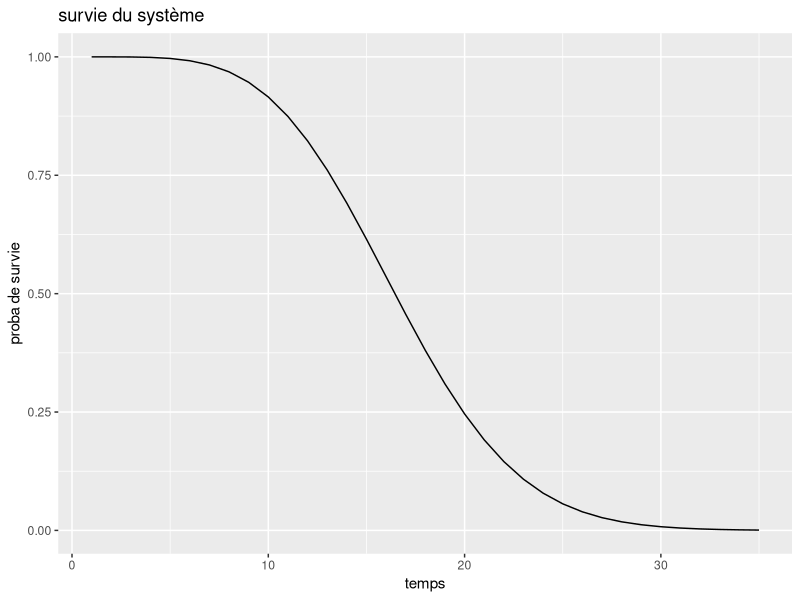
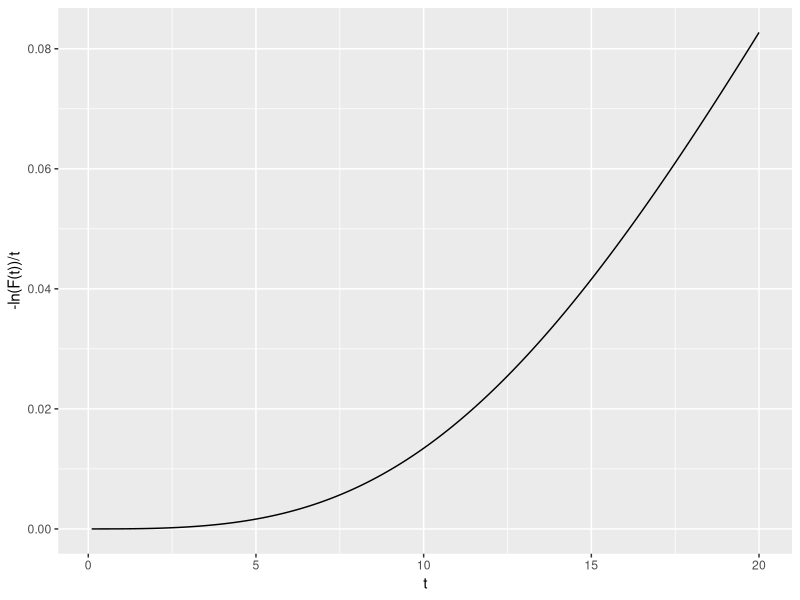
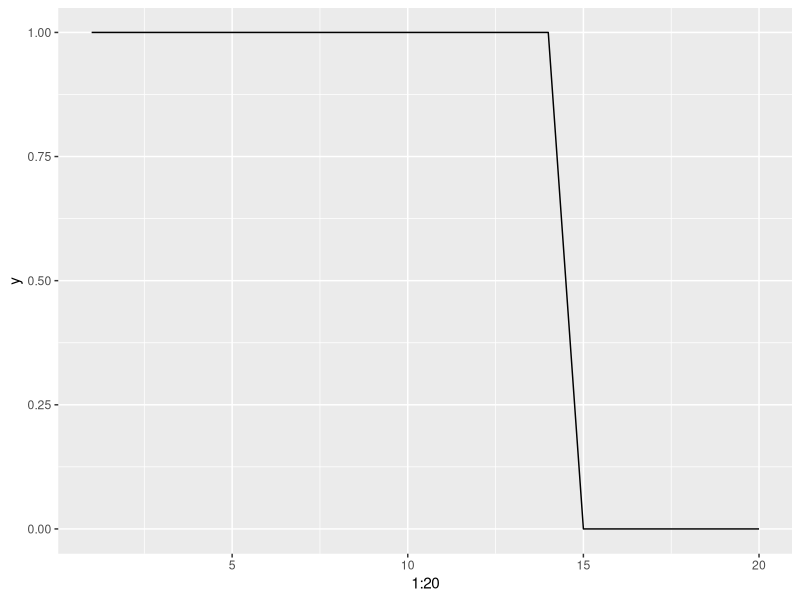
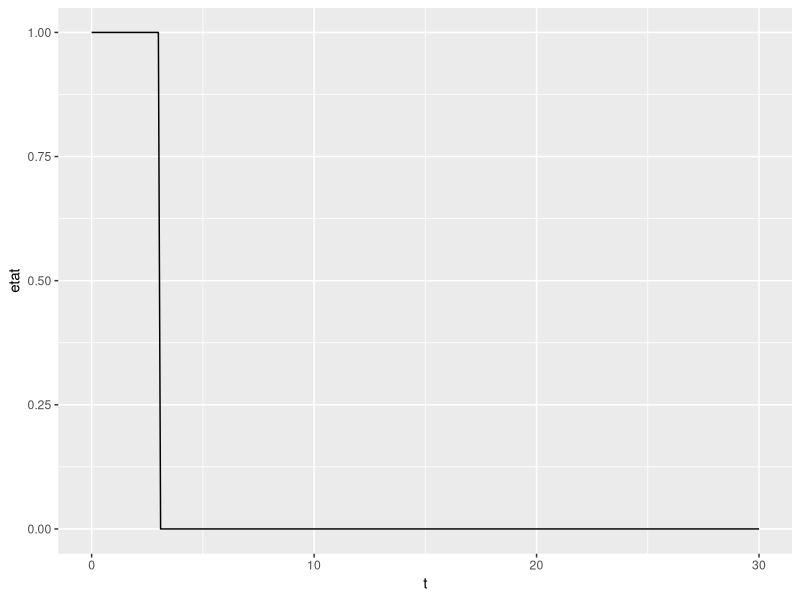
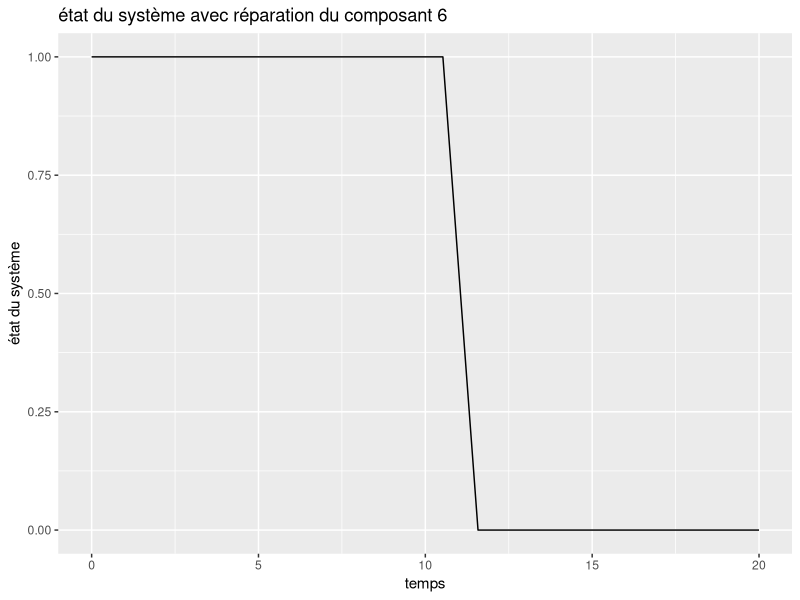

These figures' R source, in order:
library(magrittr)
library(dplyr)
library(ggplot2)

# TP 1 

## Question 1

phi <- function(x){
  rep <- ((x[3]*(1-(1-x[1])*(1-x[2]))*(1-(1-x[4])*(1-x[5])))+(1-x[3])*(1-(1-x[1]*x[4])*(1-x[2]*x[5])))*(1-(1-x[6]*x[7])*(1-x[8])*(1-x[9]))
  return(rep)
}

## Question 2

phi_function <- function(loi, lambda, beta, t){
  R1 <- 1-loi(t, shape = beta, scale = lambda)
  R2 <- 1-loi(t, shape = beta, scale = lambda)
  R3 <- 1-loi(t, shape = beta, scale = lambda)
  R4 <- 1-loi(t, shape = beta, scale = lambda)
  R5 <- 1-loi(t, shape = beta, scale = lambda)
  R6 <- 1-loi(t, shape = beta, scale = lambda)
  R7 <- 1-loi(t, shape = beta, scale = lambda)
  R8 <- 1-loi(t, shape = beta, scale = lambda)
  R9 <- 1-loi(t, shape = beta, scale = lambda)
  rep <- ((R3[t]*(1-(1-R1[t])*(1-R2[t]))*(1-(1-R4[t])*(1-R5[t])))+(1-R3[t])*(1-(1-R1[t]*R4[t])*(1-R2[t]*R5[t])))*(1-(1-R6[t]*R7[t])*(1-R8[t])*(1-R9[t]))
  return(rep)
}




## Question 3

# plot(phi_function(pweibull, 20, 2, 0:35), type = 'l')

g <- ggplot() +
  geom_line(aes(x = 1:35, y = phi_function(pweibull, 20, 2, 0:35))) +
  labs(title = "survie du système",
       x = "temps",
       y = "proba de survie")

g

## Question 4

# survie <- function(lambda, beta, t){
#   R1 <- 1-pweibull(t, shape = beta, scale = lambda)
#   R2 <- 1-pweibull(t, shape = beta, scale = lambda)
#   R3 <- 1-pweibull(t, shape = beta, scale = lambda)
#   R4 <- 1-pweibull(t, shape = beta, scale = lambda)
#   R5 <- 1-pweibull(t, shape = beta, scale = lambda)
#   R6 <- 1-pweibull(t, shape = beta, scale = lambda)
#   R7 <- 1-pweibull(t, shape = beta, scale = lambda)
#   R8 <- 1-pweibull(t, shape = beta, scale = lambda)
#   R9 <- 1-pweibull(t, shape = beta, scale = lambda)
#   rep <- -log(((R3[t]*(1-(1-R1[t])*(1-R2[t]))*(1-(1-R4[t])*(1-R5[t])))+(1-R3[t])*(1-(1-R1[t]*R4[t])*(1-R2[t]*R5[t])))*(1-(1-R6[t]*R7[t])*(1-R8[t])*(1-R9[t]))/t)
#   # rep <- -log(rep)/t
#   return(rep)
#   # rep <- -log(1 - phi_function(lambda, beta, t))/t
# }

survie <- function(lambda, beta, t){
  rep=NULL
  for(i in 1:length(t)){
    R1 <- 1-pweibull(t[i], shape = beta, scale = lambda)
    R2 <- 1-pweibull(t[i], shape = beta, scale = lambda)
    R3 <- 1-pweibull(t[i], shape = beta, scale = lambda)
    R4 <- 1-pweibull(t[i], shape = beta, scale = lambda)
    R5 <- 1-pweibull(t[i], shape = beta, scale = lambda)
    R6 <- 1-pweibull(t[i], shape = beta, scale = lambda)
    R7 <- 1-pweibull(t[i], shape = beta, scale = lambda)
    R8 <- 1-pweibull(t[i], shape = beta, scale = lambda)
    R9 <- 1-pweibull(t[i], shape = beta, scale = lambda)
    rep[i] <- -log(((R3*(1-(1-R1)*(1-R2))*(1-(1-R4)*(1-R5)))+(1-R3)*(1-(1-R1*R4)*(1-R2*R5)))*(1-(1-R6*R7)*(1-R8)*(1-R9)))/t[i]
  }
  return(rep)
}


# survie(20, 2, seq(0.1, 20, 0.1))

g <- ggplot() +
  geom_line(aes(x = seq(0.1, 20, 0.1), y = survie(20, 2, seq(0.1, 20, 0.1)))) +
  labs(x = "t",
       y = "-ln(F(t))/t")

g


# Question 5 
# simulation d'une loi de weibull avec la méthode des quantile. 

inverse_pweibull <- function(lambda, beta, u){
  rep <- lambda*(-(log(1-u)^(1/beta)))
  return(rep)
}

phi2 <- function(a, n, lambda, beta){
  t <- seq(0, a,length.out =n)
  y <- rep(0,n)
  u <- runif(9,0,1)
  x <- matrix(0, nrow = n, ncol = 9)
  
  for(i in 1:n){
    for(j in 1:9){
      if(t[i] < (lambda*(-log(u[j]))^(1/beta))){
        x[i,j] <- 1
      }
    }
    y[i] <- phi(x[i,])
  }
  return(y)
}
# phi2(4,20,2,1)
# plot(phi2(4,20,2,1),type="l")

g <- ggplot() +
  geom_line(aes(x = 1:20, y = phi2(4,20,2,1))) +
  labs(y = "y")

g

# Question 5 

# inverse_pweibull <- function(lambda, beta, u){
#   rep <- lambda*(-(log(1-u)^(1/beta)))
#   return(rep)
# }
# 
# phi2 <- function(lambda, beta, a, n){
#   u <- runif(9)
#   t <- seq(0, a, n)
#   x <- matrix(0, nrow = n, ncol = 9)
#   
#   for(i in 1:n){
#     for(j in 1:9){
#       if(t[i] < inverse_pweibull(lambda, beta, u)){
#         x[i,j] <- 1
#       }
#     }
#     rep[i] <- phi(x[i,])
#   }
# }

# Question 6

phi23 <- function(a, n, lambda, beta){
  t <- seq(0, a,length.out =n)
  y <- rep(0,n)
  u <- runif(9,0,1)
  x <- matrix(0, nrow = n, ncol = 9)
  for(i in 1:n){
    for(j in 1:9){
      if(t[i] < (lambda*(-log(u[j]))^(1/beta))){
        x[i,j] <- 1
      }
      
    }
    if (x[i,j]==0) { break }
    
  }
  return(i-1)
}
phi23(4,36,2,1)

# Question 7

n_realisation_T<-function(a, n, lambda, beta,ntot){
  vect=NULL
  for(i in 1:ntot){
    vect[i]=phi23(a, n, lambda, beta)
  }
  return(vect)
}
n_realisation_T(4,36,2,1,40)
sum(n_realisation_T(4,36,2,1,40))

mu=function(a, n, lambda, beta,ntot){
  v=n_realisation_T(a, n, lambda, beta,ntot)
  1/ntot*sum(v)
}
mu(4,36,2,1,40)

# Projet 2

## Question 1

phi <- function(x){
  rep <- (x[5]*((1-(1-x[1])*(1-x[2]))*(1-(1-x[3])*(1-x[4])))+(1-x[5])*(1-(1-x[1]*x[3])*(1-x[2]*x[4])))*x[6]*(1-(1-x[7]*x[10])*(1-x[8]*x[9]))
  return(rep)
}

# Question 2

lambda = 5
beta = 5
t <- seq(0, 30, 0.1)

simu_etat_systeme <- function(lambda, beta, t){
  X <- matrix(data = rep(0, 10*length(t)), ncol = 10, nrow = length(t))
  S <- rep(0,length(t))
  u <- runif(10, 0, 1)
  w <- rweibull(10, lambda, beta)
  max <- max(t)
  
  for(i in 1:length(t)){
    for(j in 1:10){
      if(t[i] < w[j]){
        X[i,j] <- 1
      }
    }
    S[i] <- phi(X[i,])
    if((S[i] == 0) && (S[i-1] == 1)){
      max <- t[i - 1]
    }
  }
  return(list(etat = S, last = max))
}

test <- simu_etat_systeme(lambda, beta, t)

g <- ggplot() +
  geom_line(aes(x = t, y = test[[1]])) +
  labs(x = "t",
       y = "etat")

g

# Simulation

simu_T <- function(n){
  n <- 100
  simu <- rep(-1, n)
  for(i in 1:n){
    simu[i] <- simu_etat_systeme(lambda, beta, t)[[2]]
  }
  return(simu)
}

n <- 100
simu <- simu_T(n)

esperance <- mean(simu)

confint <- c(mean(simu) - 1.96 * sd(simu)/sqrt(n), mean(simu) + 1.96 * sd(simu)/sqrt(n))

# code younes



# Exercice 3

# a <- 10
# n <- 100
# lambda <- 5
# beta <- 5
# inter <- 5
# t <- seq(0, a, length.out = n + 1)
# 
# phi2 <- function(a, n, lambda, beta, t, inter){
#   y <- rep(0,n)
#   u <- runif(10,0,1)
#   x <- matrix(0, nrow = n, ncol = 10)
#   p <- a/n*(1:n)*inter # p : vecteur qui contient les différents moments ou le méchanicien remet en marche la composante x[6]
#   # p ne donne pas ce que je veux
#   w <- rweibull(10, lambda, beta)
#   
#   for(i in 1:length(t)){
#     for(j in 1:10){
#       if(j == 6){
#         if(t[i] %in% p){
#           w[j] <- w[j] + t[i]
#         }
#       }
#       if(t[i] < w[j]){
#         x[i,j] <- 1
#       }
#     }
#     y[i] <- phi(x[i,])
#   }
#   return(y)
# }
# la fonction ne compile pas


# code camille

# Exercice 3
#  a

u=seq(0, 4,length.out =40)
# ----------------------------------------------------------------------------#
fonction_interval=function(n,inter,i){
  t=NULL
  d=NULL
  for (v in seq(1,n,inter)) {
    if(v==i){
      t[v]=1
    }
    else{
      t[v]=0
    }
  }
  t=t[!is.na(t)]
  t
  w=sum(t)
  if(w==0){
    d=0
  }
  else{
    d=1 
  }
  return(d)
}

fonction_interval(20,2,7)
seq(1,20,2)

#---------------------------------------------------------------------------#

phi2 <- function(a, n, lambda, beta,inter){
  t <- seq(0, a,length.out =n)
  y <- rep(0,n)
  u <- runif(10,0,1)
  x <- matrix(0, nrow = n, ncol = 10)
  
  for(i in 1:n){
    for(j in c(1,2,3,4,5,7,8,9,10)){
      if(t[i] < (lambda*(-log(u[j]))^(1/beta))){
        x[i,j] <- 1
      }
    }
  }
  d=0
  for(i in 1:n){
    if(t[i-d] < (lambda*(-log(u[6]))^(1/beta))){
      x[i,6] <- 1
    }
    if(fonction_interval(n,inter,i)==1 & x[i,6]==0){ 
      d <- i
      u[6] <- runif(1,0,1)
    }
  }
  # y[i] <- phi(x[i,])
  return(x)
}
(b=phi2(20,20,10,15,4))

phi3 <- function(a, n, lambda, beta,inter){
  y=NULL
  matrice=phi2(a, n, lambda, beta,inter)
  for (i in 1:n) {
    y[i]=phi(matrice[i,]) 
  }
  return(y)
}

a <- 20
n <- 20
lambda <- 15
beta <- 3
inter <- 7

(s=phi3(a,n,lambda,beta,inter))

g <- ggplot() +
  geom_line(aes(x = seq(0, a, length.out = n), y = phi3(a,n,lambda,beta,inter))) +
  labs(title = "état du système avec réparation du composant 6",
    x = "temps",
    y = "état du système")

g
#  b

#---   E(T)  ------------------------------------------------------

tp_i_de_panne <- function(a, n, lambda, beta,inter){
  y=NULL
  d=0
  matrice=phi2(a, n, lambda, beta,inter)
  for (i in 1:n) {
    y[i]=phi(matrice[i,]) 
  }
  for (i in n:1){
    if(y[i]==1 & i==n ){
      d=n
      break
    }
    if(y[i]==1){
      d=i+1
      break
    }
  }
  #  if(d==n){
  #    return("Pas de panne sur le temps T")
  #  }
  #  if(d<n & d>0){
  #    return(d)
  #  }
  return(d)
}
tp_i_de_panne(20,20,15,3,7)

nbtot_realisation_t=function(a, n, lambda, beta,inter,nbtot){
  vector=NULL
  for(i in 1:nbtot){
    vector[i]=tp_i_de_panne(a, n, lambda, beta,inter)
  }
  return(vector)
}

nbtot_realisation_t(20,20,15,3,7,8)

E_T=function(a, n, lambda, beta,inter,nbtot){
  t=nbtot_realisation_t(a, n, lambda, beta,inter,nbtot)
  moyenne=(1/nbtot)*sum(t)
  return(moyenne)
}
E_T(20,20,15,3,7,8)

#---   E(N)  ------------------------------------------------------

nb_intervention <- function(a, n, lambda, beta,inter){
  t <- seq(0, a,length.out =n)
  y <- rep(0,n)
  u <- runif(10,0,1)
  x <- matrix(0, nrow = n, ncol = 10)
  
  for(i in 1:n){
    for(j in c(1,2,3,4,5,7,8,9,10)){
      if(t[i] < (lambda*(-log(u[j]))^(1/beta))){
        x[i,j] <- 1
      }
    }
  }
  d=0
  intervention=0
  for(i in 1:n){
    if(t[i-d] < (lambda*(-log(u[6]))^(1/beta))){
      x[i,6] <- 1
    }
    if(fonction_interval(n,inter,i)==1){
      intervention <- intervention + 1
      if(x[i,6] == 0){
        d <- i
        u[6] <- runif(1,0,1)
      }
    }
  }
  return(intervention)
}
nb_intervention(20,20,15,3,7)


nb_realisation_intervention=function(a, n, lambda, beta,inter,nbtot){
  vector=NULL
  for(i in 1:nbtot){
    vector[i]=nb_intervention(a, n, lambda, beta,inter)
  }
  return(vector)
}

nb_realisation_intervention(20,20,15,3,7,7)

moyenne_intervention=function(a, n, lambda, beta,inter,nbtot){
  moyenne=(1/nbtot)*sum(nb_realisation_intervention(a, n, lambda, beta,inter,nbtot))
  return(moyenne)
}

moyenne_intervention(20,20,15,3,7,7)

recompense<-function(a, n, lambda, beta,inter,nbtot,cout,gain){
  r=gain*E_T(a, n, lambda, beta,inter,nbtot)-cout*moyenne_intervention(a, n, lambda, beta,inter,nbtot)
  return(r)
}
recompense(20,20,15,3,3,7,2,3.5)

a_val <- 20
n_val <- 20
lambda_val <- 15
beta_val <- 3
nbtot_val <- 7
cout_val <- 500
gain_val <- 250

recompense<-function(a=a_val, n=n_val, lambda=lambda_val, beta=beta_val,inter,nbtot=nbtot_val,cout=cout_val,gain=gain_val){
  r=gain*E_T(a, n, lambda, beta,inter,nbtot)-cout*moyenne_intervention(a, n, lambda, beta,inter,nbtot)
  return(r)
}
recompense(2)
solution=optimize(recompense,c(0, 20),maximum = TRUE)
